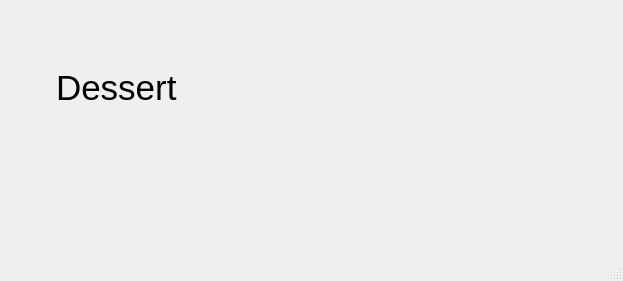
<?xml version="1.0" encoding="UTF-8"?>
<ui version="4.0">
 <class>Dessert_2</class>
 <widget class="QMainWindow" name="Dessert_2">
  <property name="geometry">
   <rect>
    <x>0</x>
    <y>0</y>
    <width>623</width>
    <height>281</height>
   </rect>
  </property>
  <property name="windowTitle">
   <string>MainWindow</string>
  </property>
  <widget class="QWidget" name="centralwidget">
   <widget class="QLabel" name="Dessert">
    <property name="geometry">
     <rect>
      <x>56</x>
      <y>42</y>
      <width>241</width>
      <height>91</height>
     </rect>
    </property>
    <property name="font">
     <font>
      <pointsize>26</pointsize>
     </font>
    </property>
    <property name="text">
     <string>Dessert</string>
    </property>
   </widget>
  </widget>
  <widget class="QMenuBar" name="menubar">
   <property name="geometry">
    <rect>
     <x>0</x>
     <y>0</y>
     <width>623</width>
     <height>21</height>
    </rect>
   </property>
  </widget>
  <widget class="QStatusBar" name="statusbar"/>
 </widget>
 <resources/>
 <connections/>
</ui>
